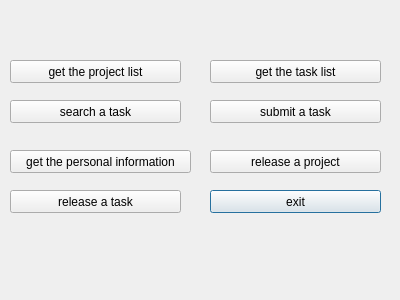
<?xml version="1.0" encoding="UTF-8"?>
<ui version="4.0">
 <class>chief</class>
 <widget class="QDialog" name="chief">
  <property name="geometry">
   <rect>
    <x>0</x>
    <y>0</y>
    <width>400</width>
    <height>300</height>
   </rect>
  </property>
  <property name="windowTitle">
   <string>Dialog</string>
  </property>
  <widget class="QPushButton" name="pushButton_8">
   <property name="geometry">
    <rect>
     <x>210</x>
     <y>190</y>
     <width>171</width>
     <height>23</height>
    </rect>
   </property>
   <property name="text">
    <string>exit</string>
   </property>
  </widget>
  <widget class="QPushButton" name="pushButton_5">
   <property name="geometry">
    <rect>
     <x>10</x>
     <y>100</y>
     <width>171</width>
     <height>23</height>
    </rect>
   </property>
   <property name="text">
    <string>search a task</string>
   </property>
  </widget>
  <widget class="QPushButton" name="pushButton_3">
   <property name="geometry">
    <rect>
     <x>10</x>
     <y>150</y>
     <width>181</width>
     <height>23</height>
    </rect>
   </property>
   <property name="text">
    <string>get the personal information</string>
   </property>
  </widget>
  <widget class="QPushButton" name="pushButton_2">
   <property name="geometry">
    <rect>
     <x>10</x>
     <y>60</y>
     <width>171</width>
     <height>23</height>
    </rect>
   </property>
   <property name="text">
    <string>get the project list</string>
   </property>
  </widget>
  <widget class="QPushButton" name="pushButton_4">
   <property name="geometry">
    <rect>
     <x>210</x>
     <y>100</y>
     <width>171</width>
     <height>23</height>
    </rect>
   </property>
   <property name="text">
    <string>submit a task</string>
   </property>
  </widget>
  <widget class="QPushButton" name="pushButton">
   <property name="geometry">
    <rect>
     <x>210</x>
     <y>60</y>
     <width>171</width>
     <height>23</height>
    </rect>
   </property>
   <property name="text">
    <string>get the task list</string>
   </property>
  </widget>
  <widget class="QPushButton" name="pushButton_6">
   <property name="geometry">
    <rect>
     <x>210</x>
     <y>150</y>
     <width>171</width>
     <height>23</height>
    </rect>
   </property>
   <property name="text">
    <string>release a project</string>
   </property>
  </widget>
  <widget class="QPushButton" name="pushButton_7">
   <property name="geometry">
    <rect>
     <x>10</x>
     <y>190</y>
     <width>171</width>
     <height>23</height>
    </rect>
   </property>
   <property name="text">
    <string>release a task</string>
   </property>
  </widget>
 </widget>
 <resources/>
 <connections/>
</ui>
